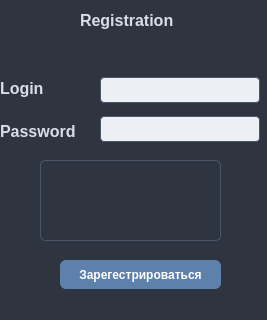
<?xml version="1.0" encoding="UTF-8"?>
<ui version="4.0">
 <class>RegisterDialog</class>
 <widget class="QDialog" name="RegisterDialog">
  <property name="geometry">
   <rect>
    <x>0</x>
    <y>0</y>
    <width>267</width>
    <height>320</height>
   </rect>
  </property>
  <property name="windowTitle">
   <string>Dialog</string>
  </property>
  <property name="styleSheet">
   <string notr="true">QDialog {
    background-color: #2E3440;
    color: #D8DEE9;
    font-family: Segoe UI;
    font-size: 12pt;
}</string>
  </property>
  <widget class="QLabel" name="label">
   <property name="geometry">
    <rect>
     <x>80</x>
     <y>10</y>
     <width>121</width>
     <height>20</height>
    </rect>
   </property>
   <property name="styleSheet">
    <string notr="true">QLabel {
    color: #D8DEE9;
    background: transparent; /* Или убрать фон вообще */
    font-weight: bold;
    font-size: 12pt;
}</string>
   </property>
   <property name="text">
    <string>Registration</string>
   </property>
  </widget>
  <widget class="QPushButton" name="pushButton">
   <property name="geometry">
    <rect>
     <x>60</x>
     <y>260</y>
     <width>161</width>
     <height>29</height>
    </rect>
   </property>
   <property name="styleSheet">
    <string notr="true">QPushButton {
    background-color: #5E81AC;
    color: white;
    border-radius: 6px;
    padding: 6px;
    font-weight: bold;
}</string>
   </property>
   <property name="text">
    <string>Зарегестрироваться</string>
   </property>
  </widget>
  <widget class="QWidget" name="gridLayoutWidget">
   <property name="geometry">
    <rect>
     <x>0</x>
     <y>70</y>
     <width>91</width>
     <height>80</height>
    </rect>
   </property>
   <layout class="QGridLayout" name="gridLayout">
    <item row="2" column="0">
     <widget class="QLabel" name="label_3">
      <property name="styleSheet">
       <string notr="true">QLabel {
    color: #D8DEE9;
    background: transparent; /* Или убрать фон вообще */
    font-weight: bold;
    font-size: 12pt;
}</string>
      </property>
      <property name="text">
       <string>Password</string>
      </property>
     </widget>
    </item>
    <item row="1" column="0">
     <widget class="QLabel" name="label_2">
      <property name="styleSheet">
       <string notr="true">QLabel {
    color: #D8DEE9;
    background: transparent; /* Или убрать фон вообще */
    font-weight: bold;
    font-size: 12pt;
}</string>
      </property>
      <property name="text">
       <string>Login</string>
      </property>
     </widget>
    </item>
   </layout>
  </widget>
  <widget class="QWidget" name="gridLayoutWidget_2">
   <property name="geometry">
    <rect>
     <x>100</x>
     <y>70</y>
     <width>160</width>
     <height>80</height>
    </rect>
   </property>
   <layout class="QGridLayout" name="gridLayout_2">
    <item row="0" column="0">
     <widget class="QLineEdit" name="lineEdit">
      <property name="styleSheet">
       <string notr="true">QLineEdit {
    background-color: #ECEFF4;
    color: black;
    border: 1px solid #4C566A;
    border-radius: 4px;
    padding: 4px;
}</string>
      </property>
     </widget>
    </item>
    <item row="1" column="0">
     <widget class="QLineEdit" name="lineEdit_2">
      <property name="styleSheet">
       <string notr="true">QLineEdit {
    background-color: #ECEFF4;
    color: black;
    border: 1px solid #4C566A;
    border-radius: 4px;
    padding: 4px;
}</string>
      </property>
     </widget>
    </item>
   </layout>
  </widget>
  <widget class="QTextEdit" name="textEdit_3">
   <property name="geometry">
    <rect>
     <x>40</x>
     <y>160</y>
     <width>181</width>
     <height>81</height>
    </rect>
   </property>
   <property name="styleSheet">
    <string notr="true">QTextEdit {
    background-color: #2E3440;
    color: #A3BE8C;
    border: 1px solid #4C566A;
    border-radius: 5px;
    padding: 6px;
}</string>
   </property>
  </widget>
 </widget>
 <resources/>
 <connections/>
</ui>
